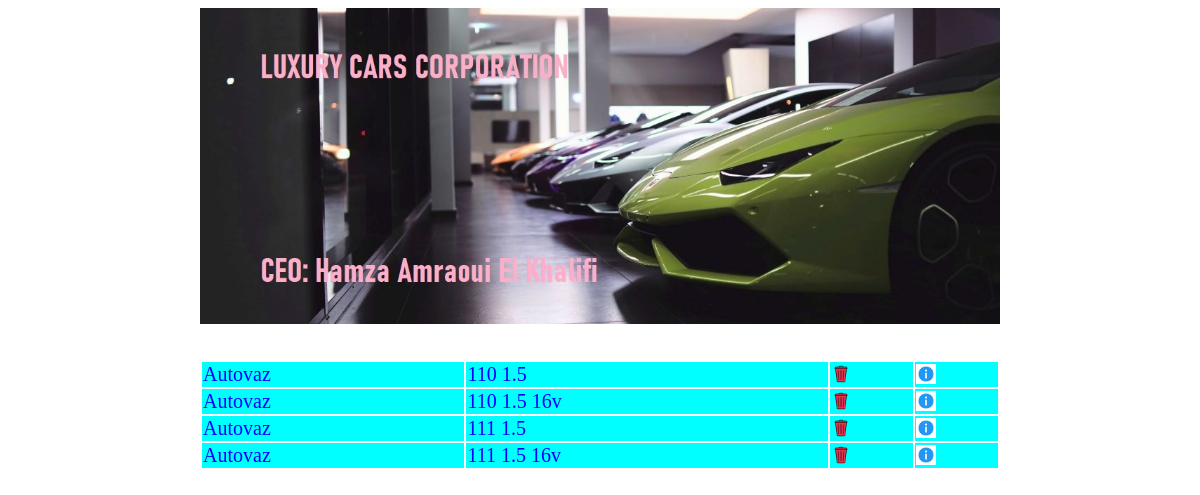
Screenshot of /buscar.php?bus=Autovaz with the database file from the repository.
### tables this page shows
CREATE TABLE `coches` (
  `MARCA` varchar(255) DEFAULT NULL,
  `MODELO` varchar(255) DEFAULT NULL,
  `VERSION` varchar(255) DEFAULT NULL,
  `PRECIO` double DEFAULT NULL,
  `GARANTIA` double DEFAULT NULL,
  `CODIGO` varchar(255) NOT NULL,
  `EXISTENCIAS` double DEFAULT NULL,
  PRIMARY KEY (`CODIGO`)
);

### web/buscar.php (the view, shortened to what this page needs)
<html>
<head>
</head>
<center><img src="Banner1.jpg" width ="800"><br><br><br>
<?php
$pro = $_GET['bus'];
$con=mysqli_connect("db","root","root","miapp");
echo "<table>";
$result=$con->query("select * from coches where marca like'%$pro%'");
while($data = mysqli_fetch_row($result)){
    echo "<tr><td>$data[0]</td><td>$data[2]</td>
    <td><a href='borrar.php?cod=$data[3]'><img src='papelera.png' width='20'></a></td>
    <td><a href='mostrar.php?cod=$data[3]'><img src='infor.png' width='20'</tr>";
}
echo "</table>";
?>
</body>

### web/buscar.php (style rules this page uses)
table { width:800px; }
td { height:20px; font-family: tahoma; font-size: 20px; color:blue; background-color: aqua; }
a { text-decoration:none; color:white; }

### rows the page displays
coches: MARCA "Autovaz", VERSION "110 1.5"
coches: MARCA "Autovaz", VERSION "110 1.5 16v"
coches: MARCA "Autovaz", VERSION "111 1.5"
coches: MARCA "Autovaz", VERSION "111 1.5 16v"
